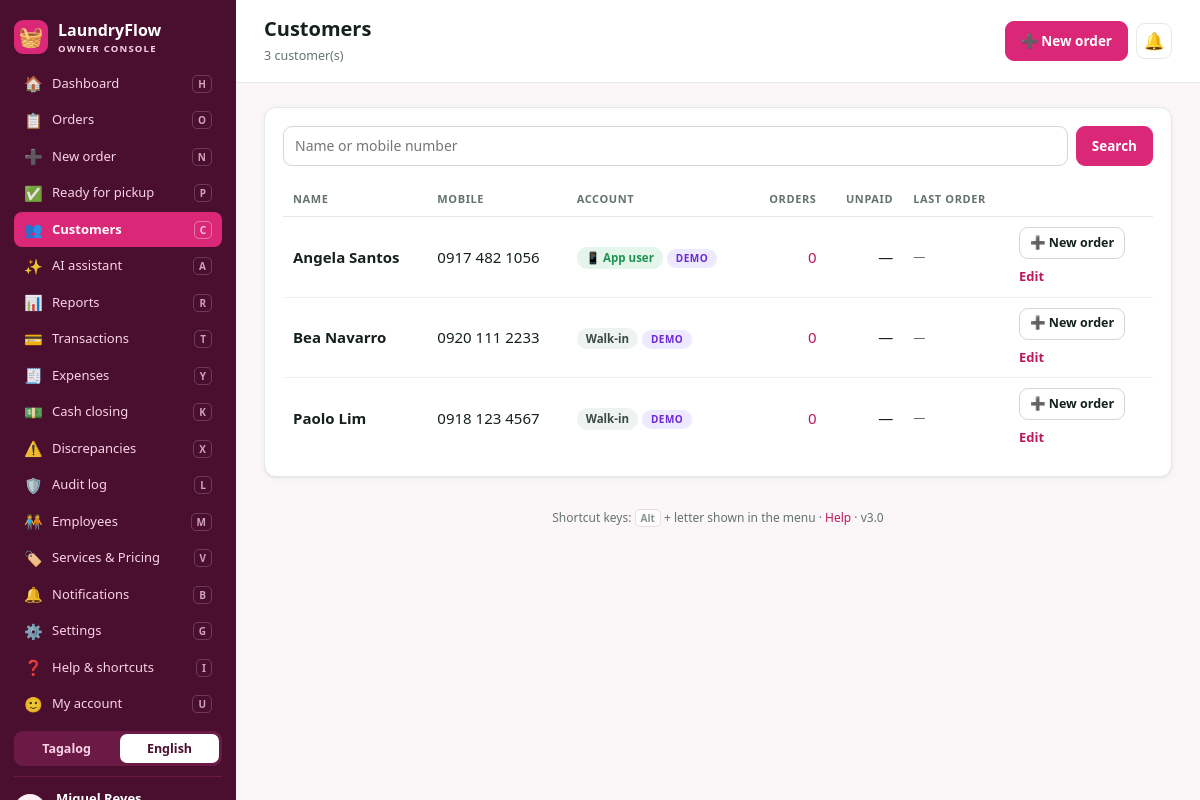
/staff/customers.php (signed in), run on the app's committed database.
### tables this page shows
CREATE TABLE users (
  id INT UNSIGNED AUTO_INCREMENT PRIMARY KEY,
  role ENUM('owner','employee','customer') NOT NULL,
  full_name VARCHAR(120) NOT NULL,
  username VARCHAR(50) NOT NULL,
  email VARCHAR(150) NULL,
  phone VARCHAR(20) NULL,
  password_hash VARCHAR(255) NOT NULL,
  pin_hash VARCHAR(255) NULL,
  lang VARCHAR(5) NOT NULL DEFAULT 'en',
  theme VARCHAR(20) NULL,
  is_active TINYINT(1) NOT NULL DEFAULT 1,
  is_demo TINYINT(1) NOT NULL DEFAULT 0,
  last_login_at DATETIME NULL,
  created_at DATETIME NOT NULL,
  UNIQUE KEY uq_users_username (username),
  UNIQUE KEY uq_users_email (email)
);

CREATE TABLE customers (
  id INT UNSIGNED AUTO_INCREMENT PRIMARY KEY,
  user_id INT UNSIGNED NULL,
  full_name VARCHAR(120) NOT NULL,
  phone VARCHAR(20) NULL,
  email VARCHAR(150) NULL,
  address VARCHAR(255) NULL,
  notes VARCHAR(255) NULL,
  created_by INT UNSIGNED NULL,
  is_demo TINYINT(1) NOT NULL DEFAULT 0,
  created_at DATETIME NOT NULL,
  KEY idx_customers_phone (phone),
  KEY idx_customers_user (user_id),
  CONSTRAINT fk_customers_user FOREIGN KEY (user_id) REFERENCES users(id) ON DELETE SET NULL
);

### includes/auth.php (called while the page is built, shortened)
<?php
function current_user(): ?array
{
    static $user = false;
    if ($user !== false) {
        return $user;
    }
    $id = $_SESSION['user_id'] ?? null;
    $row = q_one('SELECT id, role, full_name, username, email, phone, lang, theme, is_active FROM users WHERE id = ?', [$id]);
    return $user = $row;
}
function home_for(string $role): string
{
    switch ($role) {
        case 'owner':    return 'owner/dashboard.php';
    }
}
function require_login(): array
{
    $u = current_user();
    return $u;
}
function require_role($roles): array
{
    $u = require_login();
    return $u;
}

### includes/db.php (called while the page is built, shortened)
<?php
function db(): PDO
{
    static $pdo = null;
    if ($pdo !== null) {
        return $pdo;
    }
    $options = [
        PDO::ATTR_ERRMODE            => PDO::ERRMODE_EXCEPTION,
        PDO::ATTR_DEFAULT_FETCH_MODE => PDO::FETCH_ASSOC,
        PDO::ATTR_EMULATE_PREPARES   => false,
    ];
    try {
        $sqlite = getenv('LF_SQLITE');
        if ($sqlite) {
            $pdo = new PDO('sqlite:' . $sqlite, null, null, $options);
            $pdo->exec('PRAGMA foreign_keys = ON');
        } else {
            $dsn = 'mysql:host=' . DB_HOST . ';port=' . DB_PORT . ';dbname=' . DB_NAME . ';charset=utf8mb4';
            $pdo = new PDO($dsn, DB_USER, DB_PASS, $options);
        }
    } catch (PDOException $ex) {
        http_response_code(500);
        echo '<div style="font-family:sans-serif;max-width:560px;margin:60px auto;padding:24px;border:1px solid #f3c1c1;border-radius:12px;background:#fff5f5">';
        echo '<h2 style="margin-top:0">Cannot connect to the database</h2>';
        echo '<p>Check that MySQL is running in XAMPP and that you imported <b>database/laundryflow.sql</b> in phpMyAdmin.</p>';
        if (APP_DEBUG) {
            echo '<p style="color:#a00"><small>' . htmlspecialchars($ex->getMessage()) . '</small></p>';
        }
        echo '</div>';
        exit;
    }
    return $pdo;
}
function q(string $sql, array $params = []): PDOStatement
{
    $st = db()->prepare($sql);
    $st->execute($params);
    return $st;
}
function q_one(string $sql, array $params = []): ?array
{
    $row = q($sql, $params)->fetch();
    return $row === false ? null : $row;
}
function q_all(string $sql, array $params = []): array
{
    return q($sql, $params)->fetchAll();
}

### includes/helpers.php (called while the page is built, shortened)
<?php
function e($value): string
{
    return htmlspecialchars((string)($value ?? ''), ENT_QUOTES, 'UTF-8');
}
function base_url(): string
{
    static $base = null;
    if ($base !== null) {
        return $base;
    }
    $root = str_replace('\\', '/', (string)realpath(dirname(__DIR__)));
    $doc  = str_replace('\\', '/', (string)realpath($_SERVER['DOCUMENT_ROOT'] ?? ''));
    $base = ($doc !== '' && stripos($root, $doc) === 0) ? substr($root, strlen($doc)) : '';
    return $base = rtrim($base, '/');
}
function url(string $path = ''): string
{
    return base_url() . '/' . ltrim($path, '/');
}
function get(string $key, string $default = ''): string
{
    return isset($_GET[$key]) && is_string($_GET[$key]) ? trim($_GET[$key]) : $default;
}
function setting(string $key, $default = null)
{
    static $cache = null;
    if ($cache === null || $key === '__reload') {
        $cache = [];
        foreach (q_all('SELECT skey, svalue FROM settings') as $r) {
            $cache[$r['skey']] = $r['svalue'];
        }
    }
    return array_key_exists($key, $cache) && $cache[$key] !== null && $cache[$key] !== '' ? $cache[$key] : $default;
}
function shop_name(): string
{
    return (string)setting('shop_name', 'LaundryFlow');
}
function phone_fmt(?string $p): string
{
    return substr($p, 0, 4) . ' ' . substr($p, 4, 3) . ' ' . substr($p, 7);
}

### staff/customers.php (the view, shortened to what this page needs)
<?php
$u = require_role(['employee', 'owner']);
$q = get('q');
$params = [];
$where = '';
$rows = q_all("SELECT c.*,
                 (SELECT COUNT(*) FROM orders o WHERE o.customer_id = c.id) AS order_count,
                 (SELECT COALESCE(SUM(o.total - o.amount_paid), 0) FROM orders o WHERE o.customer_id = c.id AND o.status <> 'cancelled') AS balance,
                 (SELECT MAX(o.created_at) FROM orders o WHERE o.customer_id = c.id) AS last_order
               FROM customers c $where ORDER BY c.full_name LIMIT 300", $params);
layout_start(t('Customers'), 'customers', [
    'subtitle' => count($rows) . ' ' . t('customer(s)'),
    'actions' => '<a class="btn" href="' . e(url('staff/new_order.php')) . '">➕ ' . e(t('New order')) . '</a>',
]);
?>
<div class="card">
  <form class="search-bar mb" method="get">
    <input type="search" name="q" value="<?= e($q) ?>" accesskey="s" placeholder="<?= e(t('Name or mobile number')) ?>">
    <button class="btn"><?= e(t('Search')) ?></button>
  </form>
  <?php if (!$rows): ?><?= empty_state('No customers found') ?><?php else: ?>
  <div class="table-wrap"><table>
    <thead><tr><th><?= e(t('Name')) ?></th><th><?= e(t('Mobile')) ?></th><th><?= e(t('Account')) ?></th><th class="num"><?= e(t('Orders')) ?></th><th class="num"><?= e(t('Unpaid')) ?></th><th><?= e(t('Last order')) ?></th><th></th></tr></thead>
    <tbody>
    <?php foreach ($rows as $c): ?>
      <tr>
        <td><b><?= e($c['full_name']) ?></b><?= $c['notes'] ? '<br><small class="muted">' . e($c['notes']) . '</small>' : '' ?></td>
        <td class="nowrap"><?= e(phone_fmt($c['phone'])) ?: '—' ?></td>
        <td><?= $c['user_id'] ? '<span class="badge pay-paid">📱 ' . e(t('App user')) . '</span>' : '<span class="badge">' . e(t('Walk-in')) . '</span>' ?><?= demo_badge($c) ?></td>
        <td class="num"><a href="<?= e(url('staff/orders.php?filter=all&customer_id=' . $c['id'])) ?>"><?= (int)$c['order_count'] ?></a></td>
        <td class="num"><?= (float)$c['balance'] > 0 ? '<span style="color:var(--red)">' . e(money($c['balance'])) . '</span>' : '—' ?></td>
        <td class="small muted nowrap"><?= $c['last_order'] ? e(fmt_dt($c['last_order'], 'M j, Y')) : '—' ?></td>
        <td class="nowrap">
          <a class="btn btn-outline btn-sm" href="<?= e(url('staff/new_order.php?customer_id=' . $c['id'])) ?>">➕ <?= e(t('New order')) ?></a>
          <details class="inline-form"><summary class="small"><?= e(t('Edit')) ?></summary>
          </details>
        </td>
      </tr>
    <?php endforeach; ?>
    </tbody>
  </table></div>
  <?php endif; ?>
</div>
<?php layout_end();

### includes/layout.php (shortened to what this page needs)
<?php
function active_theme(): string
{
    $shop = (string)setting('theme', 'pink');
    $u = current_user();
    return $shop;
}
function nav_items(string $role): array
{
    if ($role === 'owner') {
        return [
            ['dashboard', '🏠', 'Dashboard', 'owner/dashboard.php', 'h'],
            ['orders', '📋', 'Orders', 'staff/orders.php', 'o'],
            ['new_order', '➕', 'New order', 'staff/new_order.php', 'n'],
            ['pickups', '✅', 'Ready for pickup', 'staff/pickups.php', 'p'],
            ['customers', '👥', 'Customers', 'staff/customers.php', 'c'],
            ['assistant', '✨', 'AI assistant', 'owner/assistant.php', 'a'],
            ['reports', '📊', 'Reports', 'owner/reports.php', 'r'],
            ['transactions', '💳', 'Transactions', 'owner/transactions.php', 't'],
            ['expenses', '🧾', 'Expenses', 'owner/expenses.php', 'y'],
            ['closing', '💵', 'Cash closing', 'staff/closing.php', 'k'],
            ['discrepancies', '⚠️', 'Discrepancies', 'owner/discrepancies.php', 'x'],
            ['audit', '🛡️', 'Audit log', 'owner/audit.php', 'l'],
            ['employees', '🧑‍🤝‍🧑', 'Employees', 'owner/employees.php', 'm'],
            ['services', '🏷️', 'Services & Pricing', 'owner/services.php', 'v'],
            ['notifications', '🔔', 'Notifications', 'owner/notifications.php', 'b'],
            ['settings', '⚙️', 'Settings', 'owner/settings.php', 'g'],
            ['help', '❓', 'Help & shortcuts', 'help.php', 'i'],
            ['account', '🙂', 'My account', 'account.php', 'u'],
        ];
    }
    return [
        ['dashboard', '🧺', 'Track', 'customer/dashboard.php', 'h'],
        ['orders', '📋', 'History', 'customer/orders.php', 'o'],
        ['help', '💬', 'Ask us', 'customer/help.php', 'a'],
        ['notifications', '🔔', 'Updates', 'customer/notifications.php', 'b'],
        ['account', '🙂', 'Account', 'account.php', 'u'],
    ];
}
function layout_head(string $title, int $refresh = 0): void
{
    echo '<!DOCTYPE html><html lang="' . (lang() === 'tl' ? 'tl' : 'en') . '"><head><meta charset="utf-8">';
    echo '<title>' . e($title) . ' · ' . e(shop_name()) . '</title>';
    echo '<link rel="stylesheet" href="' . e(url('assets/style.css')) . '?v=' . e(APP_VERSION) . '">';
    echo '</head>';
}
function layout_start(string $title, string $active, array $opt = []): void
{
    $u = current_user();
    layout_head($title, (int)($opt['refresh'] ?? 0));
    $role = $u['role'];
    $unread = unread_count($u);
    $subtitle = $opt['subtitle'] ?? date('l, j M Y · g:i A', clock());
    echo '<body class="role-' . e($role) . '"><div class="shell"><aside class="sidebar">';
    echo '<a class="brand" href="' . e(url(home_for($role))) . '"><span class="logo">🧺</span><span>' . e(shop_name()) .
        '<small>' . e(t($role === 'owner' ? 'OWNER CONSOLE' : 'STAFF WORKSPACE')) . '</small></span></a>';
    echo '<nav>';
    foreach (nav_items($role) as [$key, $icon, $label, $href, $ak]) {
        $badge = '';
        if ($badge === '') $badge = '<kbd>' . strtoupper(e($ak)) . '</kbd>';
        echo '<a accesskey="' . e($ak) . '" class="' . ($key === $active ? 'active' : '') . '" href="' . e(url($href)) . '"><span class="ico">' . $icon . '</span>' . e(t($label)) . $badge . '</a>';
    }
    echo '</nav>';
    echo lang_switch();
    echo '<div class="me"><span class="avatar">' . e(initials($u['full_name'])) . '</span><div><b>' . e($u['full_name']) . '</b><small>' .
        e(t($role === 'owner' ? 'Business owner' : 'Counter staff')) . '</small></div></div>';
    echo '</aside><div class="content">';
    echo '<header class="topbar"><div><h1>' . e($title) . '</h1><p class="muted">' . e($subtitle) . '</p></div><div class="top-actions">';
    echo $opt['actions'] ?? '';
    if ($role === 'owner') {
        echo '<a class="bell" href="' . e(url('owner/notifications.php')) . '" title="' . e(t('Notifications')) . '">🔔' . ($unread ? '<span>' . $unread . '</span>' : '') . '</a>';
    }
    echo '</div></header><main class="page">';
}
function layout_end(): void
{
    echo '<footer class="page-foot">' . e(t('Shortcut keys')) . ': <kbd>Alt</kbd> + ' . e(t('letter shown in the menu')) . ' · <a href="' . e(url('help.php')) . '">' . e(t('Help')) . '</a> · v' . e(APP_VERSION) . '</footer>';
    echo '</main></div></div></body></html>';
}

### includes/orders.php (shortened to what this page needs)
<?php
function demo_badge(array $row): string
{
    return !empty($row['is_demo']) ? ' <span class="badge b-demo">DEMO</span>' : '';
}

### data on the page
users: role "OWNER CONSOLE"
customers: full_name "Angela Santos", phone "0917 482 1056", is_demo "DEMO", order_count "0"
customers: full_name "Bea Navarro", phone "0920 111 2233", is_demo "DEMO", order_count "0"
customers: full_name "Paolo Lim", phone "0918 123 4567", is_demo "DEMO", order_count "0"

### other printed values
shop_name() "LaundryFlow"
$icon "🏠"
t($label) "Dashboard"
$ak "H"
$icon "📋"
t($label) "Orders"
$ak "O"
$icon "➕"
t($label) "New order"
$ak "N"
$icon "✅"
t($label) "Ready for pickup"
$ak "P"
$icon "👥"
t($label) "Customers"
